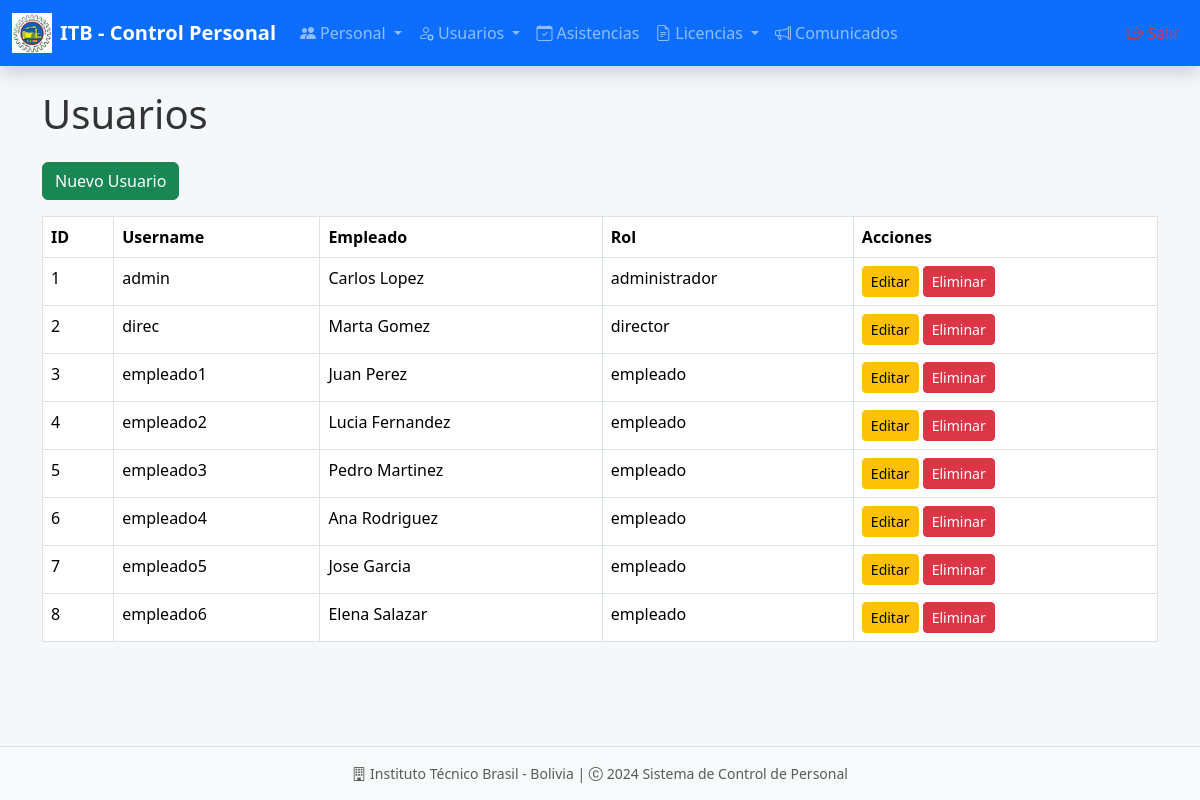
Screenshot of /usuarios/ with the database file from the repository.
### models/usuario_model.py (models this page shows, shortened)
class Usuario(db.Model):
    __tablename__ = "usuarios"
    id = db.Column(db.Integer, primary_key=True)
    username = db.Column(db.String(50), nullable=False, unique=True)
    password = db.Column(db.String(255), nullable=False)
    empleado_id = db.Column(db.Integer, db.ForeignKey('empleados.id'), nullable=False)
    rol_id = db.Column(db.Integer, db.ForeignKey('roles.id'), nullable=False)
    rol = db.relationship('Rol', back_populates='usuarios')
    empleado = db.relationship('Empleado', back_populates='usuarios')
    comunicados = db.relationship('Comunicado', back_populates='usuario', cascade='all, delete-orphan')
    historiales = db.relationship('Historial', back_populates='usuario', cascade='all, delete-orphan')
    @staticmethod
    def get_all():
        return Usuario.query.all()
    def delete(self):
        db.session.delete(self)
        db.session.commit()

### models/empleado_model.py (models this page shows, shortened)
class Empleado(db.Model):
    __tablename__ = "empleados"
    id = db.Column(db.Integer, primary_key=True)
    nombre = db.Column(db.String(255), nullable=False)
    apellido = db.Column(db.String(255), nullable=False)
    ci = db.Column(db.String(20), nullable=False, unique=True)
    email = db.Column(db.String(255), nullable=False, unique=True)
    telefono = db.Column(db.String(20), nullable=False)
    fecha = db.Column(db.DateTime, nullable=False, default=datetime.utcnow)
    cargo_id = db.Column(db.Integer, db.ForeignKey('cargos.id'), nullable=False)
    cargo = db.relationship('Cargo', back_populates='empleados')
    usuarios = db.relationship('Usuario', back_populates='empleado', uselist=False)  # mantener el nombre "usuarios"
    asistencias = db.relationship('Asistencia', back_populates='empleado', cascade='all, delete-orphan')
    historial_laboral = db.relationship('Historial', back_populates='empleado', cascade='all, delete-orphan')
    licencias_aprobadas = db.relationship('LicenciaAprobada', back_populates='empleado', cascade='all, delete-orphan')
    solicitudes_licencia = db.relationship('SolicitudLicencia', back_populates='empleado', cascade='all, delete-orphan')
    def delete(self):
        db.session.delete(self)
        db.session.commit()

### models/rol_model.py (models this page shows, shortened)
class Rol(db.Model):
    __tablename__ = "roles"
    id = db.Column(db.Integer, primary_key=True)
    rol = db.Column(db.String(80), nullable=False)
    usuarios = db.relationship('Usuario', back_populates='rol', cascade='all, delete-orphan')
    def delete(self):
        db.session.delete(self)
        db.session.commit()

### controllers/usuario_controller.py (the view)
@usuario_bp.route("/")
def index():
    usuarios = Usuario.get_all()
    return usuario_view.list(usuarios)

### run.py (called while the page is built)
@app.context_processor
def inject_active_path():
    def is_active(path):
        return 'active' if request.path == path else ''
    return(dict(is_active = is_active))

### views/usuario_view.py (called while the page is built)
def list(usuarios):
    return render_template('admin/usuarios/index.html', usuarios=usuarios)

### templates/admin/usuarios/index.html (shortened to what this page needs)
{% extends 'admin/base.html' %}
{% block content %}
<h1 class="mb-4">Usuarios</h1>
<a href="{{ url_for('usuario.create') }}" class="btn btn-success mb-3">Nuevo Usuario</a>
<table class="table table-bordered">
    <thead>
        <tr>
            <th>ID</th>
            <th>Username</th>
            <th>Empleado</th>
            <th>Rol</th>
            <th>Acciones</th>
        </tr>
    </thead>
    <tbody>
        {% for user in usuarios %}
        <tr>
            <td>{{ user.id }}</td>
            <td>{{ user.username }}</td>
            <td>{{ user.empleado.nombre }} {{ user.empleado.apellido }}</td>
            <td>{{ user.rol.rol }}</td>
            <td>
                <a href="{{ url_for('usuario.edit', id=user.id) }}" class="btn btn-warning btn-sm">Editar</a>
                <a href="{{ url_for('usuario.delete', id=user.id) }}" class="btn btn-danger btn-sm" onclick="return confirm('¿Eliminar este usuario?')">Eliminar</a>
            </td>
        </tr>
        {% endfor %}
    </tbody>
</table>
{% endblock %}

### static/style/style_admin.css (style rules this page uses)
:root { --primary-color: #0d6efd; --secondary-color: #6c757d; --success-color: #198754; --info-color: #0dcaf0; --warning-color: #ffc107; --danger-color: #dc3545; --light-color: #f8f9fa; --dark-color: #212529; }
body { font-family: 'Segoe UI', Tahoma, Geneva, Verdana, sans-serif; background-color: #f5f7fa; color: #333; }

### rows the page displays
Usuario: id "1", username "admin", empleado.nombre "Carlos", empleado.apellido "Lopez", rol.rol "administrador"
Usuario: id "2", username "direc", empleado.nombre "Marta", empleado.apellido "Gomez", rol.rol "director"
Usuario: id "3", username "empleado1", empleado.nombre "Juan", empleado.apellido "Perez", rol.rol "empleado"
Usuario: id "4", username "empleado2", empleado.nombre "Lucia", empleado.apellido "Fernandez", rol.rol "empleado"
Usuario: id "5", username "empleado3", empleado.nombre "Pedro", empleado.apellido "Martinez", rol.rol "empleado"
Usuario: id "6", username "empleado4", empleado.nombre "Ana", empleado.apellido "Rodriguez", rol.rol "empleado"
Usuario: id "7", username "empleado5", empleado.nombre "Jose", empleado.apellido "Garcia", rol.rol "empleado"
Usuario: id "8", username "empleado6", empleado.nombre "Elena", empleado.apellido "Salazar", rol.rol "empleado"

### other values shown
{{ label }} "Personal Usuarios Licencias"
